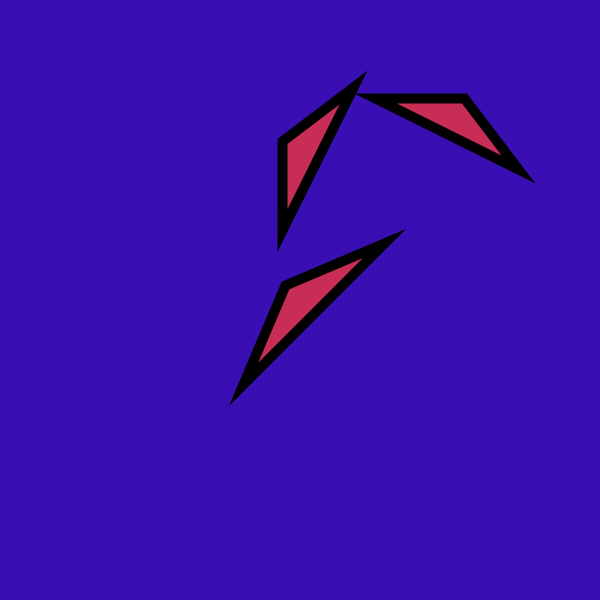
Frame 1 (no input)
Frame 60 (the mouse pressed at the canvas centre just before this capture): identical to frame 1, image omitted
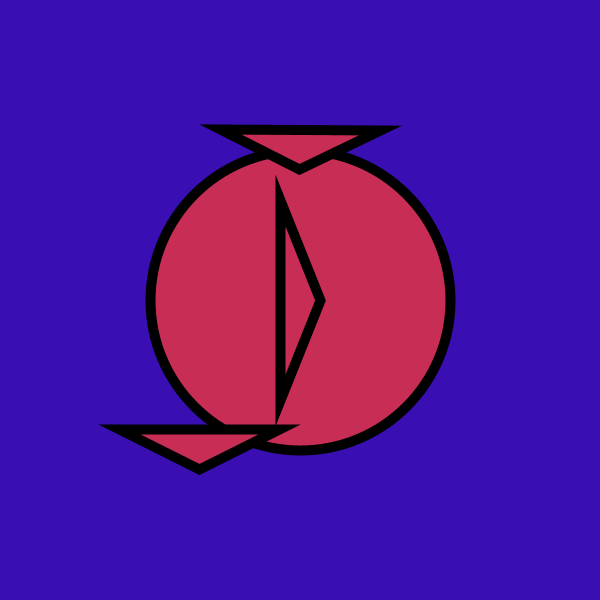
Frame 120 (the mouse held since frame 60 and released just before this capture)

The Processing sketch that drew these frames (run headless with seeded random() and noise(); from frame 60 on, the mouse is pressed at the canvas centre):

// Processing sketch: processing_22333
// ── processing_22333.pde


//Rotate the triangle so they always point to the cursor
//By Brian Pittman
float x = 300;
float y = 300;

float y1 = 300;
float y2 = 150;
float y3 = 100;
float y4 = -300;

void setup() {
  size (600, 600);
  fill(200, 45, 86);
  strokeWeight(10);
  smooth();
}
  

void draw() {
background(57, 14, 178);

float speed = dist(mouseX, mouseY, pmouseX, pmouseY);
//option for speed
float diameter = speed * 0.0;


//Ellipse location
ellipse(300, 300, mouseX, mouseY);
//atan(y,x) function used to calculate the angle from any point to the coordinate (0,0).
//It has two parameters.This information is acquired from the "Processing"(Programming handbook)

//Top triangle
  float angle = atan2(mouseY-y1, mouseX-x);
  pushMatrix();
  translate(x, y1);

  rotate(angle); 
  triangle(-20, -100, 20, 0, -20, 100);//Size of triangle
  
   
  popMatrix();
  pushMatrix();
  
  //Bottom triangle
 float angle2 = atan2(mouseY-(y2), mouseX-x);
 translate(x, y2);
 rotate(angle2);
 triangle(-20, -80, 20, 0, -20, 80);
 //Free triangle
 translate(x, y3);
 rotate(angle);
 triangle(-20, -80, 20, 0, -20, 80);
 
 translate(x, y4);
 rotate(angle);
 triangle(-20, -80, 20, 0, -20, 80);
 popMatrix();
 
}
